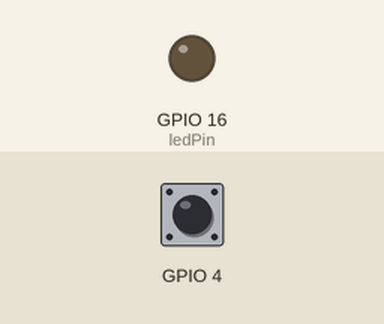
The sketch below on a simulated ESP32. On the bench: output pins drawn as LEDs (lit = HIGH). The inputs (shaded band) are chosen by the test bench; at power-on: GPIO 4 HIGH.

Above: at 1.2 s.
1.3 s: GPIO 4 pulled LOW for 0.25 s
At 1.5 s:
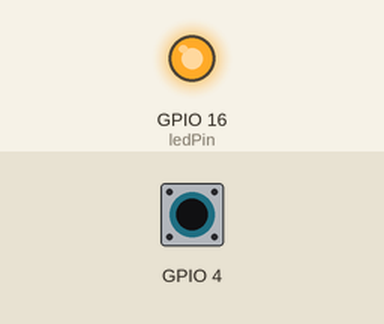
3.1 s: GPIO 4 pulled LOW for 3.2 s
At 7.2 s:
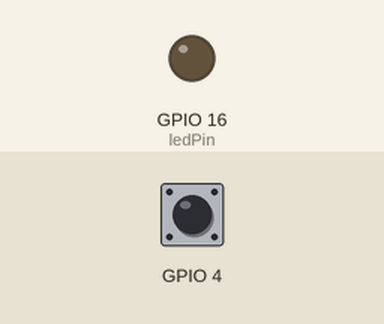
Timing chart, 0 to 8.7 s (numbered marks = the images above; inputs shaded):
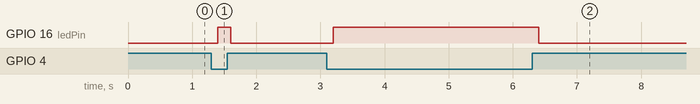

The sketch:

touchsensor.ino
```cpp
int ledPin = 16;
void setup(){

  Serial.begin(115200);
  pinMode(ledPin,OUTPUT);
}
void loop(){

  if(touchRead(T0)< 20){
     digitalWrite(ledPin,HIGH);
  }else{
    digitalWrite(ledPin,LOW);
  }
  delay(200);
}
```

Measured:
- after the input at 1.3 s, GPIO 16 (ledPin): LOW → HIGH after 0.10 s, → LOW 0.20 s later
- after the input at 3.1 s, GPIO 16 (ledPin): LOW → HIGH after 0.10 s, → LOW 3.2 s later
